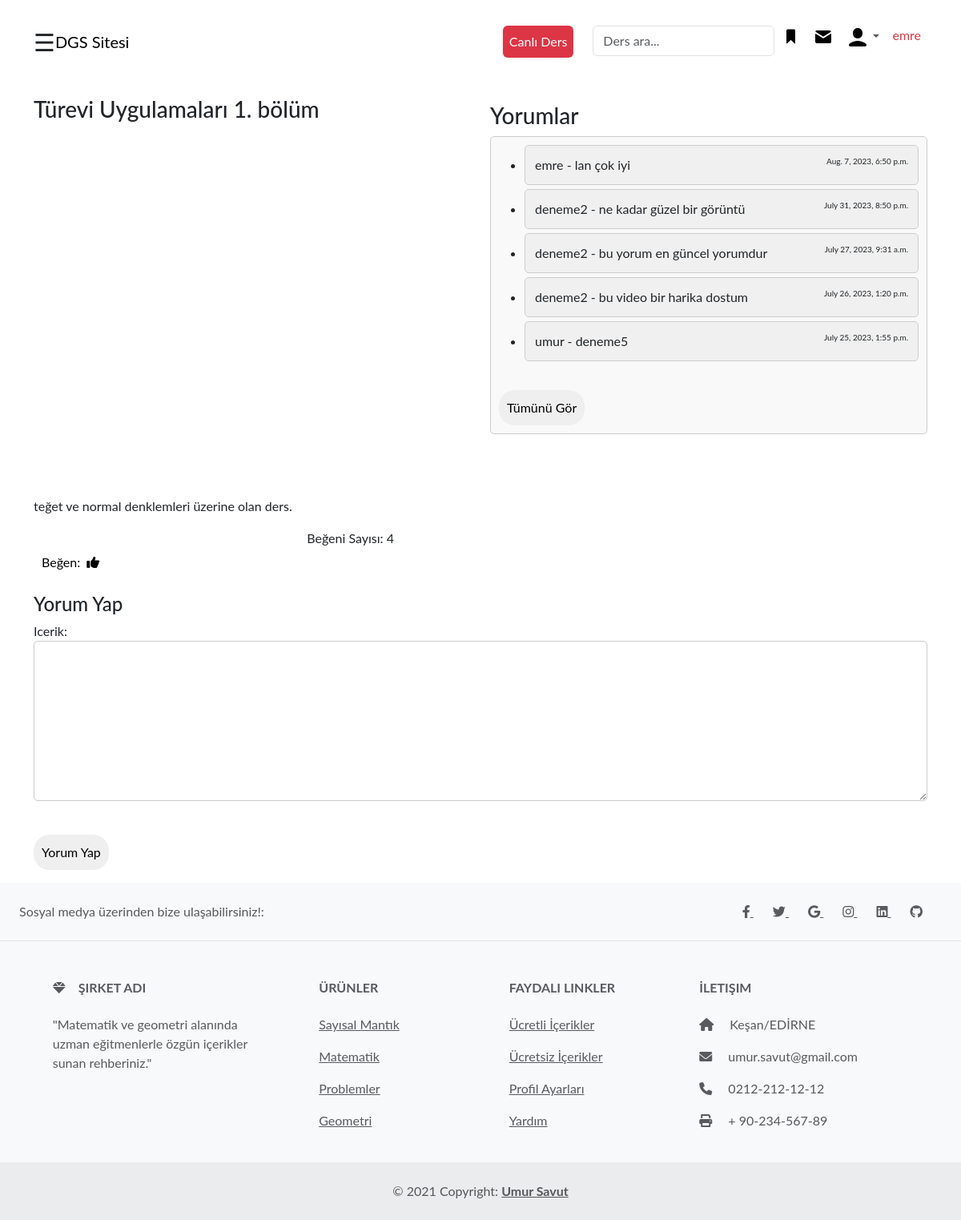
Screenshot of /dersler/matematik/4X6rfb1kkPo/ (signed in) with the database file from the repository.
### dersler/models.py (models this page shows, shortened)
class Dersler(models.Model):
    title = models.CharField(max_length=200)
    description = models.TextField()
    video_id = models.CharField(max_length=100)
    begeni_sayisi = models.PositiveBigIntegerField(default=0)
    is_active=models.BooleanField(default=False)
    kategori= models.TextField()

class Yorum(models.Model):
    kullanici = models.ForeignKey(User, on_delete=models.CASCADE)
    ders = models.ForeignKey(Dersler, on_delete=models.CASCADE)
    icerik = models.TextField()
    tarih = models.DateTimeField(auto_now_add=True)

### dersler/views.py (the view, shortened to what this page needs)
# urls.py: path('matematik/<str:video_id>/', views.matematik_detay, name='ders_detay'),
@login_required
def matematik_detay(request, video_id):
    ders = get_object_or_404(Dersler, video_id=video_id)
    yorumlar = Yorum.objects.filter(ders=ders).order_by('-tarih')
    yorum_form = YorumForm()
    context = {
        'ders': ders,
        'yorumlar': yorumlar,
        'yorum_form': yorum_form,
    }
    return render(request, 'dersler/matematik_detay.html', context)

### dersler/forums.py
class YorumForm(forms.ModelForm):
    class Meta:
        model = Yorum
        fields = ['icerik']

### templates/dersler/matematik_detay.html (shortened to what this page needs)
{% extends "home/layout.html" %}
{% block body %}
{% if user.is_authenticated %}
<div class="container video-container mt-3 ">
  <div class="row">
    <div class="col-md-6">
      <h3 class="my-3">{{ ders.title }}</h3>
      <div class="embed-responsive embed-responsive-16by9 video">
        <iframe class="embed-responsive-item video" src="https://www.youtube.com/embed/{{ ders.video_id }}" frameborder="0" allow="autoplay; encrypted-media" allowfullscreen></iframe>
      </div>
      <p>{{ ders.description }}</p>
      {% if 'begeni_'|add:ders.video_id|stringformat:"d" in request.session %}
      <button class="beğeni_butonu" disabled>Beğenildi</button>
      {% else %}
      <div class="d-flex justify-content-between">
        <button class="beğeni_butonu buton btn" onclick="begen(this)" data-video-id="{{ ders.video_id }}" data-sayı="{{ ders.begeni_sayisi }}">Beğen:<i class="ms-2 fas fa-thumbs-up like-icon"></i></button>
        <p class="begeni_sayisi me-lg-5 pe-lg-5">Beğeni Sayısı: {{ ders.begeni_sayisi }}</p>
      </div>
      {% endif %}
    </div>
    <div class="col-md-6 container ">
      <div class="yorumlar mt-4 ">
        <h3>Yorumlar</h3>
        <div class="yorum-listesi" style="max-height: 450px; overflow-y: scroll;">
          <ul>
            {% for yorum in yorumlar %}
            {% if forloop.counter <= 5 %}
            <li class="yorum">{{ yorum.kullanici.username }} - {{ yorum.icerik }} <span class="tarih">{{ yorum.tarih }}</span></li>
            {% endif %}
            {% endfor %}
          </ul>
          {% if yorumlar.count > 5 %}
          <button class="buton" onclick="goster()">Tümünü Gör</button>
          {% endif %}
        </div>
      </div>
    </div>
  </div>
</div>
<div class="yorum-formu container my-3">
  <h4>Yorum Yap</h4>
  <form method="post" class="yorum-formu">
    {{ yorum_form.as_p }}
    <input class="buton" type="submit" name="yorum_yap" value="Yorum Yap">
  </form>
</div>
{% else %}
<script>
  alert("Bu sayfaya erişebilmek için önce giriş yapmalısınız.");
</script>
{% endif %}
{% endblock body %}

### templates/includes/navbar.html (shortened to what this page needs)
{% load static %}
<nav class="navbar navbar-expand-lg  mt-3">
  <div class="container-fluid container ">
      <span style="font-size:30px;cursor:pointer" onclick="openNav()">&#9776; </span>
      <a class="navbar-brand" href="{% url 'home' %}">DGS Sitesi</a>
      <div class="collapse navbar-collapse ms-lg-5 ps-lg-5" id="navbarSupportedContent">
          <ul class="navbar-nav mb-2 mb-lg-0 ms-auto">
              <li class="nav-item"><a class="nav-link btn btn-danger bg-danger text-white  me-lg-4 " href="{% url 'dersler:youtube-live' %}">Canlı Ders</a></li>
              <form class="form-inline my-2 my-lg-0" method="GET" action="{% url 'dersler:dersler_search' %}">
                <input class="form-control mr-sm-2" type="search" placeholder="Ders ara..." aria-label="Search" name="q">
            </form>
          </ul>
          {% if user.is_authenticated %}
          <ul class="navbar-nav mb-2 mb-lg-0">
              <li class="nav-item">
                  <a class="nav-link" href="{% url 'dersler:begenilen_videolar'  %}"><img class="icon" src="{% static 'icons/bookmark.png' %}" alt="User 30 Icon"></a>
              </li>
              <li class="nav-item">
                  <a class="nav-link active" aria-current="page" href="#"><img class="icon" src="{% static 'icons/mail.png' %}" alt="User 30 Icon"></a>
              </li>
              <li class="nav-item dropdown">
                  <a class="nav-link dropdown-toggle" href="#" role="button" data-bs-toggle="dropdown" aria-expanded="false"><img class="icon" src="{% static 'icons/user30.png' %}" alt="User 30 Icon"></a>
              </li>
              <li class="nav-item">
                  <a class="nav-link active" aria-current="page" href="#">
                      <p class="text-danger">{{ user }}</p>
                  </a>
              </li>
          </ul>
          {% endif %}
      </div>
  </div>
</nav>

### static/css/sidebar.css (style rules this page uses)
body { font-family: "Lato", sans-serif; }

### templates/dersler/matematik_detay.html (style rules this page uses)
@media (min-width: 576px) { .video { width: 100%; } }
@media (min-width: 992px) { .video { width: 650px; height: 450px; } }
.buton { border: none; border-radius: 50px; padding: 10px; }
.yorum-formu input[type="text"], .yorum-formu textarea { width: 100%; border: 1px solid #ccc; border-radius: 5px; height: 200px; }
.yorum-listesi { background-color: #f9f9f9; border: 1px solid #ccc; border-radius: 5px; padding: 10px; }
.yorum { padding: 12px; background-color: #f0f0f0; border: 1px solid #ccc; border-radius: 5px; margin-bottom: 5px; }
.yorum span.tarih { float: right; font-size: 10px; align-items: center; }
.buton { border: none; margin-top: 20px; ; color: black; border: none; border-radius: 20px; padding: 10px; cursor: pointer; }

### rows the page displays
Dersler: title "Türevi Uygulamaları 1. bölüm", description "teğet ve normal denklemleri üzerine olan ders.", begeni_sayisi "4"
Yorum: kullanici.username "emre", icerik "lan çok iyi", tarih "Aug. 7, 2023, 6:50 p.m."
Yorum: kullanici.username "deneme2", icerik "ne kadar güzel bir görüntü", tarih "July 31, 2023, 8:50 p.m."
Yorum: kullanici.username "deneme2", icerik "bu yorum en güncel yorumdur", tarih "July 27, 2023, 9:31 a.m."
Yorum: kullanici.username "deneme2", icerik "bu video bir harika dostum", tarih "July 26, 2023, 1:20 p.m."
Yorum: kullanici.username "umur", icerik "deneme5", tarih "July 25, 2023, 1:55 p.m."

### other values shown
{{ user }} "emre"
